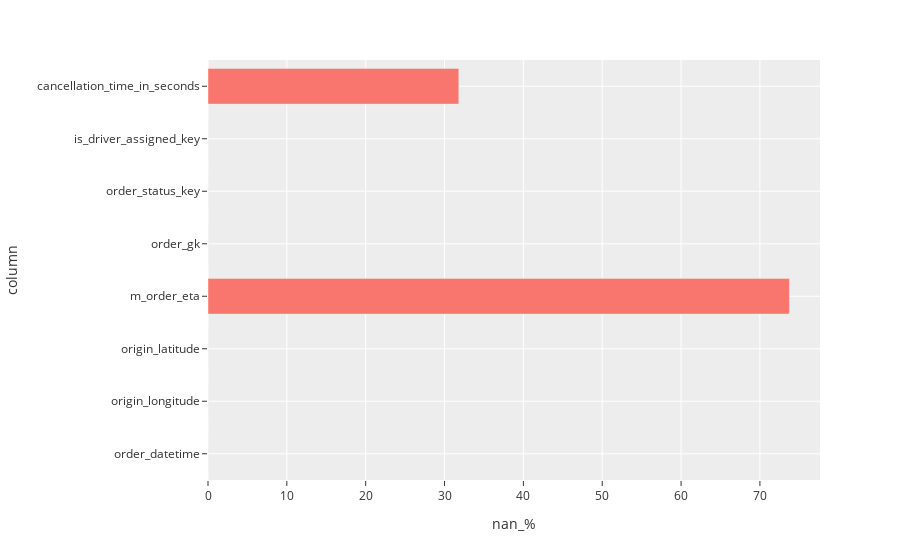

Notebook source saved alongside this figure:
### Code cell
show_nan(orders_df)

### Figure 1 — Plotly figure (JSON) as saved in the notebook; plotly's stock layout.template omitted (floating-point values rounded to 4 significant figures)
{"data": [{"alignmentgroup": "True", "hovertemplate": "nan_%=%{x}<br>column=%{y}<extra></extra>", "legendgroup": "", "marker": {"color": "#F8766D", "pattern": {"shape": ""}}, "name": "", "offsetgroup": "", "orientation": "h", "showlegend": false, "textposition": "auto", "type": "bar", "x": [0, 0, 0, 73.74, 0, 0, 0, 31.81], "xaxis": "x", "y": ["order_datetime", "origin_longitude", "origin_latitude", "m_order_eta", "order_gk", "order_status_key", "is_driver_assigned_key", "cancellation_time_in_seconds"], "yaxis": "y"}], "layout": {"bargap": 0.32, "barmode": "relative", "legend": {"tracegroupgap": 0}, "margin": {"t": 60}, "xaxis": {"anchor": "y", "domain": [0, 1], "title": {"text": "nan_%"}}, "yaxis": {"anchor": "x", "domain": [0, 1], "title": {"text": "column"}}}}
